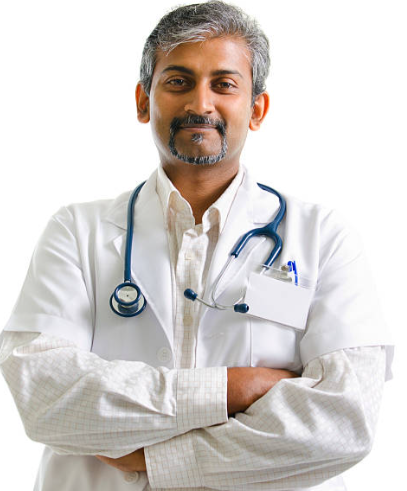
#> input picture project/doc1.png, 407 x 491 px
$ python 'maths pbl sem2 code.py'
#> lines starting #> are read from the running program, lines starting #| are printed output that depends on the picture
import cv2
import numpy as np
import matplotlib.pyplot as plt

img = cv2.imread('doc1.png')
#> img is the input picture: shape (491, 407, 3); mean B, G, R 207.1, 209.9, 214.9

if img is None:
    print("Image not found. Check the file path.")
    exit()

img = cv2.resize(img, (256, 256))
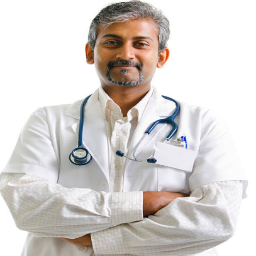
#> img: shape (256, 256, 3); mean B, G, R 207, 209.9, 214.8

b, g, r = cv2.split(img)
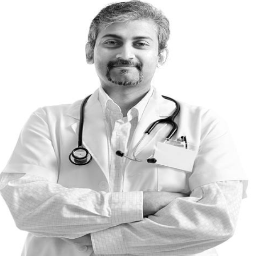
#> r: shape (256, 256); min 0, max 255, mean 214.8

def dct2(channel):
    return cv2.dct(np.float32(channel))

def idct2(channel):
    return cv2.idct(channel)

def compress_channel(dct_channel, compression_ratio):
#> called with compression_ratio = 0.1
    rows, cols = dct_channel.shape
#> rows = 256; cols = 256

    crow = int(rows * compression_ratio)
#> crow = 25
    ccol = int(cols * compression_ratio)
#> ccol = 25

    dct_channel[crow:, :] = 0
    dct_channel[:, ccol:] = 0

    return dct_channel

compression_ratio = 0.1

dct_b = dct2(b)
dct_g = dct2(g)
dct_r = dct2(r)

dct_b_compressed = compress_channel(np.copy(dct_b), compression_ratio)
dct_g_compressed = compress_channel(np.copy(dct_g), compression_ratio)
dct_r_compressed = compress_channel(np.copy(dct_r), compression_ratio)
#> call 3 of compress_channel, with compression_ratio = 0.1
#> in compress_channel (call 3), `dct_channel[:, ccol:] = 0`:
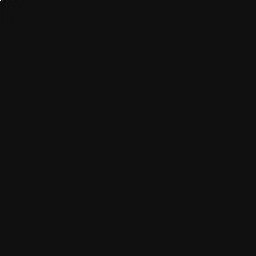
#> dct_channel: shape (256, 256) float32; min -3729, max 54995.4, mean 1; drawn with min black and max white

b_reconstructed = idct2(dct_b_compressed)
g_reconstructed = idct2(dct_g_compressed)
r_reconstructed = idct2(dct_r_compressed)
#> in idct2 (call 3), `return cv2.idct(channel)`:
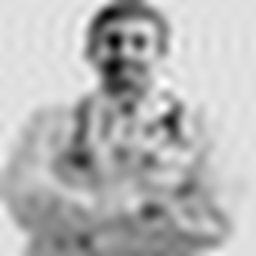
#> returned value: shape (256, 256) float32; min 36.58, max 285.7, mean 214.8; drawn with min black and max white

b_reconstructed = np.clip(b_reconstructed, 0, 255).astype(np.uint8)
g_reconstructed = np.clip(g_reconstructed, 0, 255).astype(np.uint8)
r_reconstructed = np.clip(r_reconstructed, 0, 255).astype(np.uint8)
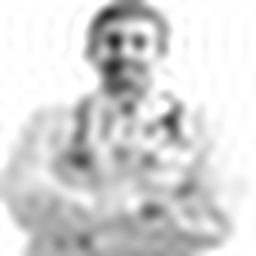
#> r_reconstructed: shape (256, 256); min 36, max 255, mean 213.8

img_reconstructed = cv2.merge(
    (b_reconstructed, g_reconstructed, r_reconstructed)
)
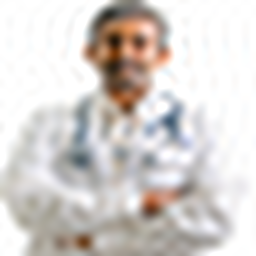
#> img_reconstructed: shape (256, 256, 3); mean B, G, R 206, 208.9, 213.8

diff = cv2.absdiff(img, img_reconstructed)
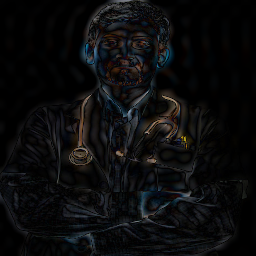
#> diff: shape (256, 256, 3); mean B, G, R 12.2, 11.5, 11.3

img_rgb = cv2.cvtColor(img, cv2.COLOR_BGR2RGB)
img_reconstructed_rgb = cv2.cvtColor(
    img_reconstructed,
    cv2.COLOR_BGR2RGB
)
diff_rgb = cv2.cvtColor(diff, cv2.COLOR_BGR2RGB)

plt.figure(figsize=(15, 5))

plt.subplot(1, 3, 1)
plt.title("Original Image")
plt.imshow(img_rgb)
plt.axis("off")

plt.subplot(1, 3, 2)
plt.title("Compressed Image")
plt.imshow(img_reconstructed_rgb)
plt.axis("off")

plt.subplot(1, 3, 3)
plt.title("Difference Image")
plt.imshow(diff_rgb)
plt.axis("off")

plt.tight_layout()
plt.show()
